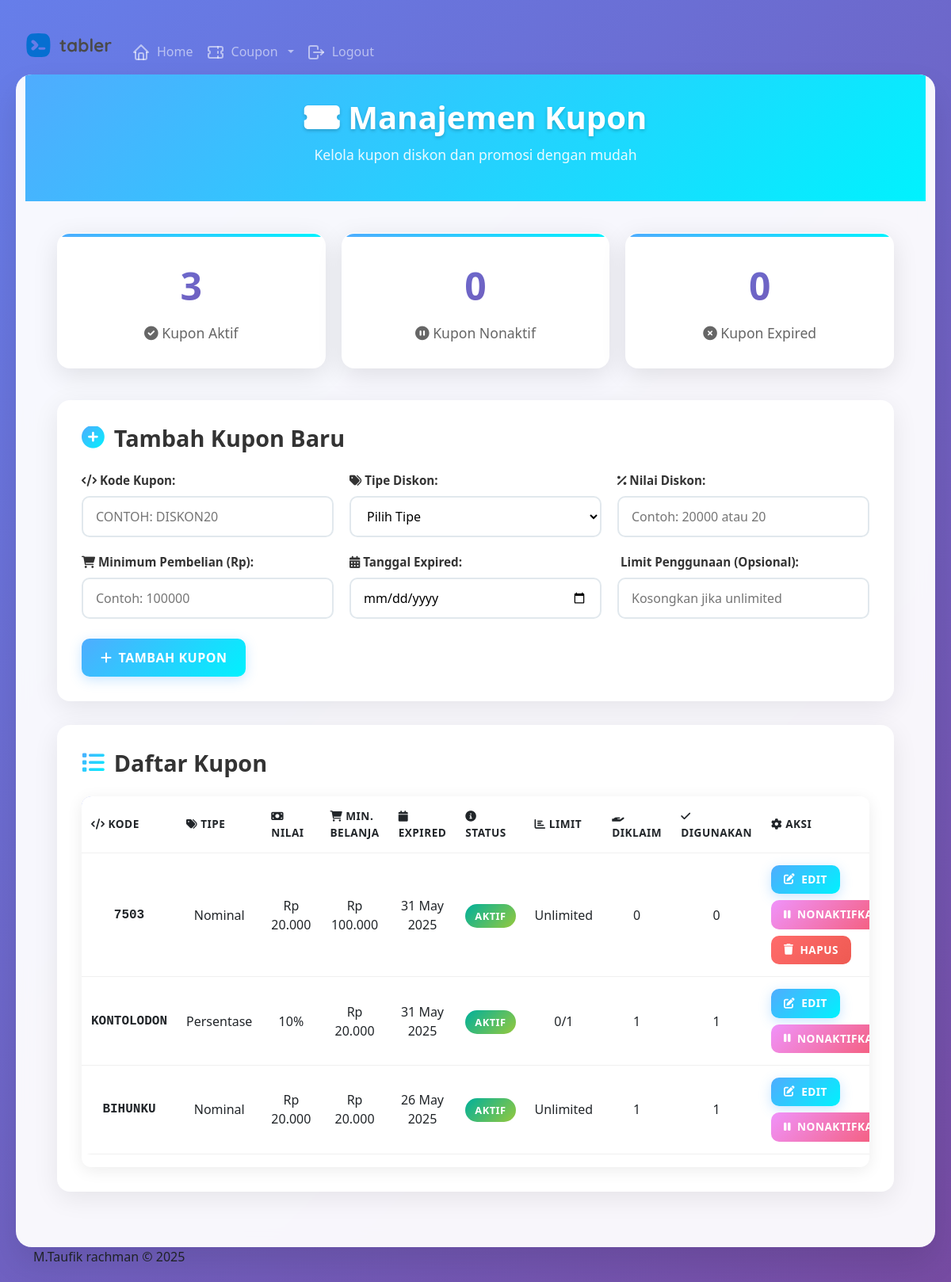
Screenshot of /resource/admin-crud-kupon.php (signed in) with the database file from the repository.
### tables this page shows
CREATE TABLE `coupon` (
  `id` int NOT NULL AUTO_INCREMENT,
  `code` varchar(45) NOT NULL,
  `type` enum('fixed','percent') NOT NULL,
  `value` bigint NOT NULL,
  `cart_value` bigint NOT NULL,
  `expired_date` date NOT NULL,
  `created_at` timestamp NULL DEFAULT NULL,
  `updated_at` timestamp NULL DEFAULT NULL,
  `status` enum('active','inactive') DEFAULT 'active',
  `usage_limit` int DEFAULT NULL,
  `used_count` int DEFAULT '0',
  PRIMARY KEY (`id`)
);

### resource/admin-crud-kupon.php (called while the page is built, shortened)
<?php
include('../layouts/admin/main-admin.php');
?>

### layouts/admin/crud-kupon.php (the view, shortened to what this page needs)
<?php
include('../config/koneksi.php');
mysqli_query($conn, "UPDATE coupon SET status = 'inactive' WHERE expired_date < CURDATE()");
$coupons = mysqli_query($conn, "
    SELECT c.*,
           COUNT(uc.id) as total_claimed,
           COUNT(CASE WHEN uc.is_used = 1 THEN 1 END) as total_used
    FROM coupon c
    LEFT JOIN user_coupons uc ON c.id = uc.coupon_id
    GROUP BY c.id
    ORDER BY c.created_at DESC
");
$stats = mysqli_query($conn, "
    SELECT
        COUNT(CASE WHEN status = 'active' THEN 1 END) as active_coupons,
        COUNT(CASE WHEN status = 'inactive' THEN 1 END) as inactive_coupons,
        COUNT(CASE WHEN expired_date < CURDATE() THEN 1 END) as expired_coupons
    FROM coupon
");
$stats_data = mysqli_fetch_assoc($stats);
?>
<!DOCTYPE html>
<html lang="id">
<head>
    <link href="https://cdnjs.cloudflare.com/ajax/libs/font-awesome/6.0.0/css/all.min.css" rel="stylesheet">
</head>
<body>
    <div class="container">
        <div class="header">
            <h1><i class="fas fa-ticket-alt"></i> Manajemen Kupon</h1>
            <p>Kelola kupon diskon dan promosi dengan mudah</p>
        </div>
        <div class="content">
            <div class="stats-grid">
                <div class="stat-card">
                    <div class="stat-number"><?php echo $stats_data['active_coupons']; ?></div>
                    <div class="stat-label"><i class="fas fa-check-circle"></i> Kupon Aktif</div>
                </div>
                <div class="stat-card">
                    <div class="stat-number"><?php echo $stats_data['inactive_coupons']; ?></div>
                    <div class="stat-label"><i class="fas fa-pause-circle"></i> Kupon Nonaktif</div>
                </div>
                <div class="stat-card">
                    <div class="stat-number"><?php echo $stats_data['expired_coupons']; ?></div>
                    <div class="stat-label"><i class="fas fa-times-circle"></i> Kupon Expired</div>
                </div>
            </div>
            <div class="section">
                <h2><i class="fas fa-plus-circle"></i> Tambah Kupon Baru</h2>
                <form method="POST">
                    <div class="form-grid">
                        <div class="form-group">
                            <label><i class="fas fa-code"></i> Kode Kupon:</label>
                            <input type="text" name="code" required placeholder="Contoh: DISKON20" style="text-transform: uppercase;">
                        </div>
                        <div class="form-group">
                            <label><i class="fas fa-tags"></i> Tipe Diskon:</label>
                            <select name="type" required>
                                <option value="">Pilih Tipe</option>
                            </select>
                        </div>
                        <div class="form-group">
                            <label><i class="fas fa-percentage"></i> Nilai Diskon:</label>
                            <input type="number" name="value" required placeholder="Contoh: 20000 atau 20" min="1">
                        </div>
                        <div class="form-group">
                            <label><i class="fas fa-shopping-cart"></i> Minimum Pembelian (Rp):</label>
                            <input type="number" name="cart_value" required placeholder="Contoh: 100000" min="0">
                        </div>
                        <div class="form-group">
                            <label><i class="fas fa-calendar-alt"></i> Tanggal Expired:</label>
                            <input type="date" name="expired_date" required min="<?php echo date('Y-m-d'); ?>">
                        </div>
                        <div class="form-group">
                            <label><i class="fas fa-limit"></i> Limit Penggunaan (Opsional):</label>
                            <input type="number" name="usage_limit" placeholder="Kosongkan jika unlimited" min="1">
                        </div>
                    </div>
                    <button type="submit" name="add_coupon" class="btn btn-primary">
                        <i class="fas fa-plus"></i> Tambah Kupon
                    </button>
                </form>
            </div>
            <div class="section">
                <h2><i class="fas fa-list"></i> Daftar Kupon</h2>
                <?php if (mysqli_num_rows($coupons) > 0): ?>
                    <div class="table-container">
                        <table class="table">
                            <thead>
                                <tr>
                                    <th><i class="fas fa-code"></i> Kode</th>
                                    <th><i class="fas fa-tags"></i> Tipe</th>
                                    <th><i class="fas fa-money-bill"></i> Nilai</th>
                                    <th><i class="fas fa-shopping-cart"></i> Min. Belanja</th>
                                    <th><i class="fas fa-calendar"></i> Expired</th>
                                    <th><i class="fas fa-info-circle"></i> Status</th>
                                    <th><i class="fas fa-chart-bar"></i> Limit</th>
                                    <th><i class="fas fa-hand-holding"></i> Diklaim</th>
                                    <th><i class="fas fa-check"></i> Digunakan</th>
                                    <th><i class="fas fa-cog"></i> Aksi</th>
                                </tr>
                            </thead>
                            <tbody>
                                <?php while ($coupon = mysqli_fetch_assoc($coupons)): ?>
                                    <tr>
                                        <td class="coupon-code text-center"><?php echo htmlspecialchars($coupon['code']); ?></td>
                                        <td class="text-center"><?php echo $coupon['type'] == 'percent' ? 'Persentase' : 'Nominal'; ?></td>
                                        <td class="text-center">
                                            <?php
                                            if ($coupon['type'] == 'percent') {
                                                echo $coupon['value'] . "%";
                                            } else {
                                                echo "Rp " . number_format($coupon['value'], 0, ',', '.');
                                            }
                                            ?>
                                        </td>
                                        <td class="text-center">Rp <?php echo number_format($coupon['cart_value'], 0, ',', '.'); ?></td>
                                        <td class="text-center"><?php echo date('d M Y', strtotime($coupon['expired_date'])); ?></td>
                                        <td class="text-center">
                                            <?php
                                            $current_date = date('Y-m-d');
                                            if ($coupon['expired_date'] < $current_date) {
                                                echo '<span class="status-badge status-expired">Expired</span>';
                                            } elseif ($coupon['status'] == 'active') {
                                                echo '<span class="status-badge status-active">Aktif</span>';
                                            } else {
                                                echo '<span class="status-badge status-inactive">Nonaktif</span>';
                                            }
                                            ?>
                                        </td>
                                        <td class="text-center">
                                            <?php
                                            if ($coupon['usage_limit']) {
                                                echo $coupon['used_count'] . "/" . $coupon['usage_limit'];
                                            } else {
                                                echo "Unlimited";
                                            }
                                            ?>
                                        </td>
                                        <td class="text-center"><?php echo $coupon['total_claimed']; ?></td>
                                        <td class="text-center"><?php echo $coupon['total_used']; ?></td>
                                        <td class="text-center">
                                            <div class="action-buttons">
                                                <button type="button" class="btn btn-sm btn-primary" onclick="openEditModal(<?php echo htmlspecialchars(json_encode($coupon)); ?>)">
                                                    <i class="fas fa-edit"></i> Edit
                                                </button>
                                                <?php if ($coupon['expired_date'] >= $current_date): ?>
                                                    <form method="POST" style="display: inline;">
                                                        <button type="submit" name="toggle_status" class="btn btn-sm <?php echo $coupon['status'] == 'active' ? 'btn-warning' : 'btn-success'; ?>">
                                                            <i class="fas fa-<?php echo $coupon['status'] == 'active' ? 'pause' : 'play'; ?>"></i>
                                                            <?php echo $coupon['status'] == 'active' ? 'Nonaktifkan' : 'Aktifkan'; ?>
                                                        </button>
                                                    </form>
                                                <?php endif; ?>
                                                <?php if ($coupon['total_claimed'] == 0): ?>
                                                    <form method="POST" style="display: inline;" onsubmit="return confirm('Yakin ingin menghapus kupon ini?')">
                                                        <button type="submit" name="delete_coupon" class="btn btn-sm btn-danger">
                                                            <i class="fas fa-trash"></i> Hapus
                                                        </button>
                                                    </form>
                                                <?php endif; ?>
                                            </div>
                                        </td>
                                    </tr>
                                <?php endwhile; ?>
                            </tbody>
                        </table>
                    </div>
                <?php endif; ?>
            </div>
        </div>
    </div>
</body>
</html>

### rows the page displays
coupon: code "7503", type "Nominal", value "20.000", cart_value "100.000", expired_date "31 May 2025", status "AKTIF", shows "Unlimited", total_claimed "0", total_used "0"
coupon: code "KONTOLODON", type "Persentase", value "10", cart_value "20.000", expired_date "31 May 2025", status "AKTIF", used_count "0", usage_limit "1", total_claimed "1", total_used "1"
coupon: code "BIHUNKU", type "Nominal", value "20.000", cart_value "20.000", expired_date "26 May 2025", status "AKTIF", shows "Unlimited", total_claimed "1", total_used "1"

### other values shown
$stats_data['active_coupons'] "3"
$stats_data['inactive_coupons'] "0"
$stats_data['expired_coupons'] "0"
